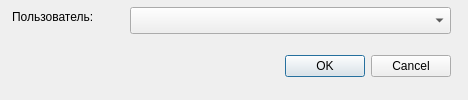
<?xml version="1.0" encoding="UTF-8"?>
<ui version="4.0">
 <class>CloseUserDialog</class>
 <widget class="QDialog" name="CloseUserDialog">
  <property name="geometry">
   <rect>
    <x>0</x>
    <y>0</y>
    <width>468</width>
    <height>100</height>
   </rect>
  </property>
  <property name="windowTitle">
   <string>Закрыть запись пользователя</string>
  </property>
  <widget class="QDialogButtonBox" name="buttonBox">
   <property name="geometry">
    <rect>
     <x>110</x>
     <y>50</y>
     <width>341</width>
     <height>32</height>
    </rect>
   </property>
   <property name="orientation">
    <enum>Qt::Horizontal</enum>
   </property>
   <property name="standardButtons">
    <set>QDialogButtonBox::Cancel|QDialogButtonBox::Ok</set>
   </property>
  </widget>
  <widget class="QComboBox" name="m_usersList">
   <property name="geometry">
    <rect>
     <x>130</x>
     <y>7</y>
     <width>321</width>
     <height>27</height>
    </rect>
   </property>
   <property name="editable">
    <bool>false</bool>
   </property>
  </widget>
  <widget class="QLabel" name="label">
   <property name="geometry">
    <rect>
     <x>12</x>
     <y>7</y>
     <width>112</width>
     <height>19</height>
    </rect>
   </property>
   <property name="text">
    <string>Пользователь:</string>
   </property>
  </widget>
 </widget>
 <resources/>
 <connections>
  <connection>
   <sender>buttonBox</sender>
   <signal>accepted()</signal>
   <receiver>CloseUserDialog</receiver>
   <slot>accept()</slot>
   <hints>
    <hint type="sourcelabel">
     <x>248</x>
     <y>254</y>
    </hint>
    <hint type="destinationlabel">
     <x>157</x>
     <y>274</y>
    </hint>
   </hints>
  </connection>
  <connection>
   <sender>buttonBox</sender>
   <signal>rejected()</signal>
   <receiver>CloseUserDialog</receiver>
   <slot>reject()</slot>
   <hints>
    <hint type="sourcelabel">
     <x>316</x>
     <y>260</y>
    </hint>
    <hint type="destinationlabel">
     <x>286</x>
     <y>274</y>
    </hint>
   </hints>
  </connection>
 </connections>
</ui>
